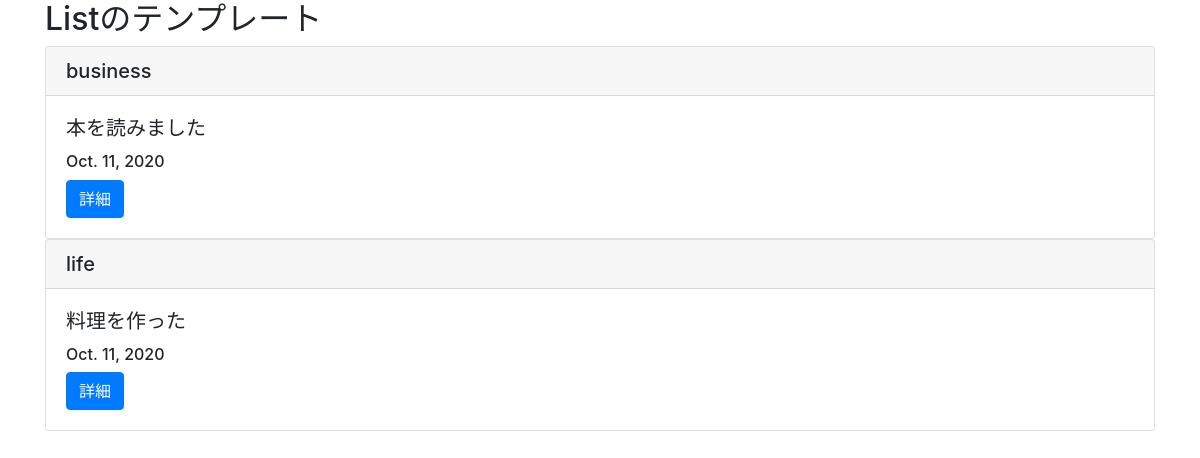
The page /blogpost/list/ on the database as committed earlier.
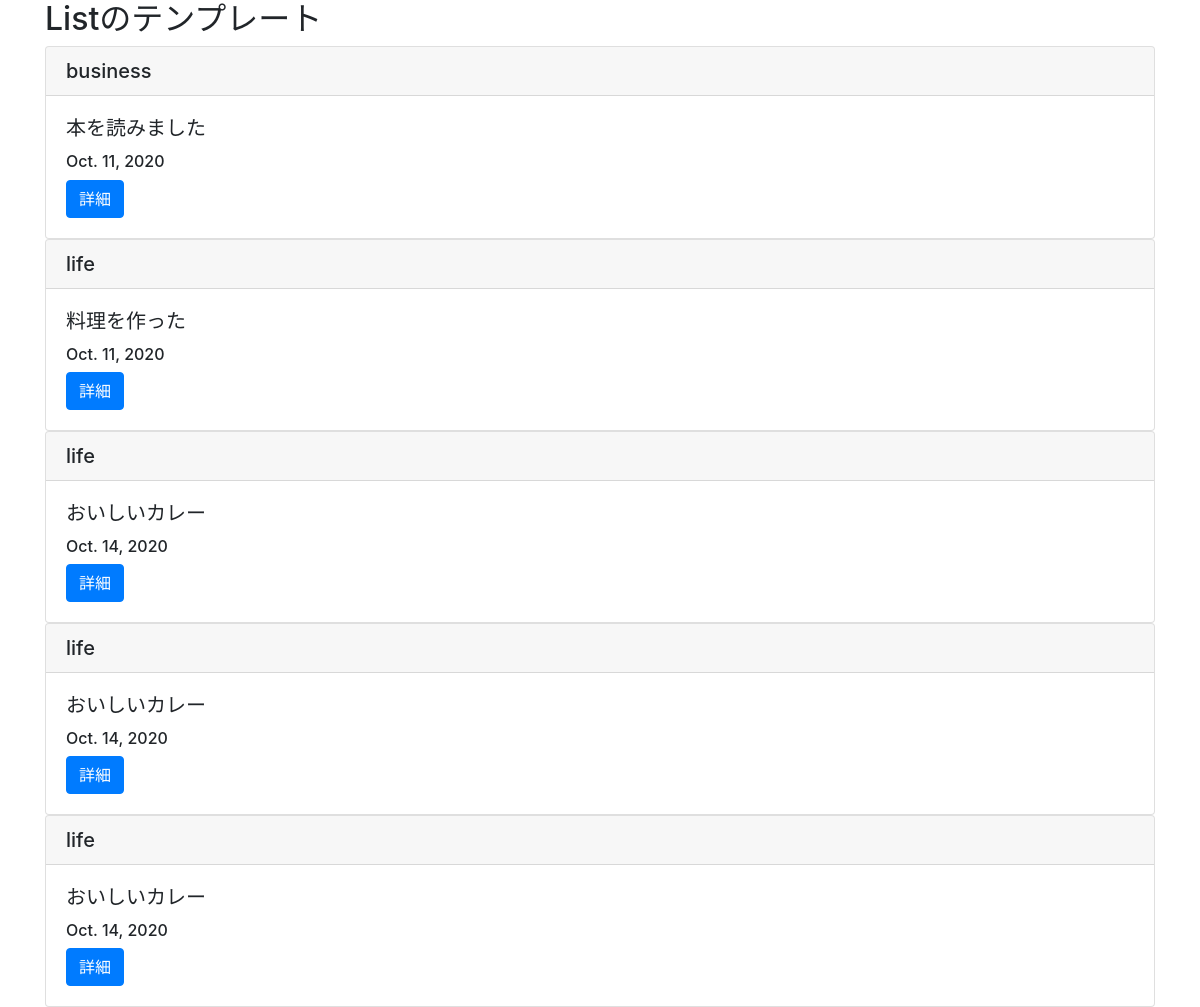
The same page on the database as committed later.
### blogpost/models.py (models this page shows, shortened)
class BlogModel(models.Model):
    title = models.CharField(max_length=100)
    content = models.TextField()
    postdate = models.DateField(auto_now_add=True)
    category = models.CharField(
        max_length = 50,
        choices = CATEGORY
    )

### blogpost/views.py (the view)
# urls.py: path('list/', BlogList.as_view(), name='list'),
class BlogList(ListView):
    template_name = 'blogpost/list.html'
    model = BlogModel

### blogpost/templates/blogpost/list.html (shortened to what this page needs)
{% extends 'blogpost/base.html'%}
{% block content%}
    <div class="container">
        <h2>Listのテンプレート</h2>
        {% for item in object_list %}
        <div class="card">
            <h5 class="card-header">{{ item.category }}</h5>
            <div class="card-body">
                <h5 class="card-title">{{ item.title }}</h5>
                <h6 class=""card-title>{{ item.postdate }}</h6>
                <a href="{% url 'detail' item.pk %}" class="btn btn-primary">詳細</a>
            </div>
        </div>
        {% endfor %}
    </div>
{% endblock content %}

### blogpost/templates/blogpost/base.html (shortened to what this page needs)
<!doctype html>
<html lang="en">
    <head>
        <link rel="stylesheet" href="https://stackpath.bootstrapcdn.com/bootstrap/4.5.2/css/bootstrap.min.css"
>
    </head>
    <body>
        {% block content %}
        {% endblock content %}
    </body>
</html>

Rows that differ between the two databases and show on the page:
added BlogModel: category "life", title "おいしいカレー", postdate "Oct. 14, 2020"
added BlogModel: category "life", title "おいしいカレー", postdate "Oct. 14, 2020"
added BlogModel: category "life", title "おいしいカレー", postdate "Oct. 14, 2020"
